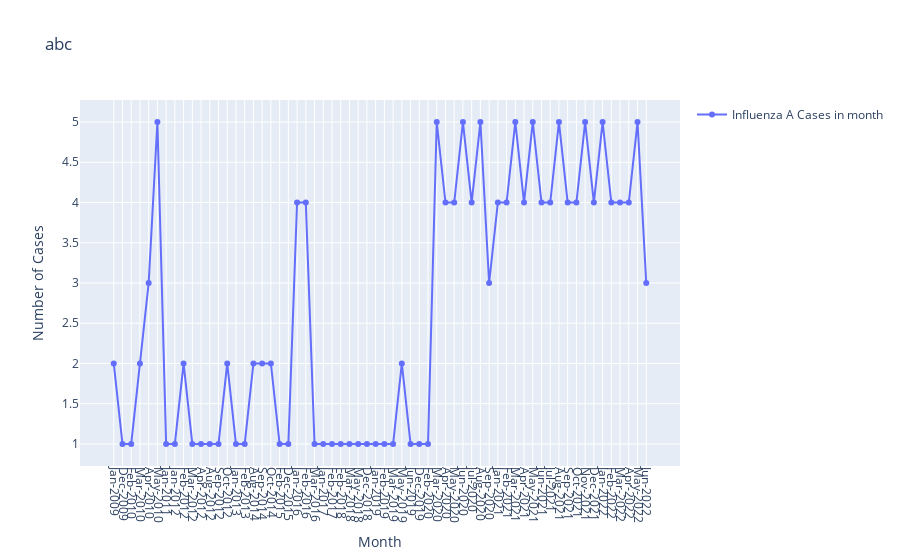

Notebook cell for this chart:
### Code cell
row_counts = df.groupby('Mon_Year').size().reset_index(name='count')
row_counts['Mon_Year'] = pd.to_datetime(row_counts['Mon_Year'])
row_counts = row_counts.sort_values(by='Mon_Year')
row_counts['Mon_Year'] = row_counts['Mon_Year'].dt.strftime('%b-%Y')
import plotly.graph_objects as go
fig = go.Figure()
fig.add_trace(go.Scatter(x=row_counts['Mon_Year'], y=row_counts['count'], mode='lines+markers', name=f'Influenza A Cases in month'))
fig.update_layout(
    title='abc',
    xaxis=dict(
        title='Month',
        tickvals=row_counts['Mon_Year'],  
        tickformat='%Y-%m',
        tickangle=90,
    ),
    yaxis=dict(title='Number of Cases'),
    showlegend=True,
)

# Show plot
fig.show()

### Figure 1 — Plotly figure (JSON) as saved in the notebook; plotly's stock layout.template omitted (floating-point values rounded to 4 significant figures)
{"data": [{"mode": "lines+markers", "name": "Influenza A Cases in month", "type": "scatter", "x": ["Jan-2009", "Dec-2009", "Feb-2010", "Mar-2010", "Apr-2010", "May-2010", "Jan-2011", "Jan-2012", "Feb-2012", "Mar-2012", "Apr-2012", "Aug-2012", "Sep-2012", "Oct-2012", "Jan-2013", "Feb-2013", "Aug-2014", "Sep-2014", "Oct-2014", "Feb-2015", "Dec-2015", "Jan-2016", "Feb-2016", "Mar-2016", "Jan-2017", "Feb-2017", "Feb-2018", "Mar-2018", "May-2018", "Dec-2018", "Jan-2019", "Feb-2019", "Mar-2019", "May-2019", "Jun-2019", "Dec-2019", "Feb-2020", "Mar-2020", "Apr-2020", "May-2020", "Jun-2020", "Jul-2020", "Aug-2020", "Sep-2020", "Jan-2021", "Feb-2021", "Mar-2021", "Apr-2021", "May-2021", "Jun-2021", "Jul-2021", "Aug-2021", "Sep-2021", "Oct-2021", "Nov-2021", "Dec-2021", "Jan-2022", "Feb-2022", "Mar-2022", "Apr-2022", "May-2022", "Jun-2022"], "y": [2, 1, 1, 2, 3, 5, 1, 1, 2, 1, 1, 1, 1, 2, 1, 1, 2, 2, 2, 1, 1, 4, 4, 1, 1, 1, 1, 1, 1, 1, 1, 1, 1, 2, 1, 1, 1, 5, 4, 4, 5, 4, 5, 3, 4, 4, 5, 4, 5, 4, 4, 5, 4, 4, 5, 4, 5, 4, 4, 4, 5, 3]}], "layout": {"showlegend": true, "title": {"text": "abc"}, "xaxis": {"tickangle": 90, "tickformat": "%Y-%m", "tickvals": ["Jan-2009", "Dec-2009", "Feb-2010", "Mar-2010", "Apr-2010", "May-2010", "Jan-2011", "Jan-2012", "Feb-2012", "Mar-2012", "Apr-2012", "Aug-2012", "Sep-2012", "Oct-2012", "Jan-2013", "Feb-2013", "Aug-2014", "Sep-2014", "Oct-2014", "Feb-2015", "Dec-2015", "Jan-2016", "Feb-2016", "Mar-2016", "Jan-2017", "Feb-2017", "Feb-2018", "Mar-2018", "May-2018", "Dec-2018", "Jan-2019", "Feb-2019", "Mar-2019", "May-2019", "Jun-2019", "Dec-2019", "Feb-2020", "Mar-2020", "Apr-2020", "May-2020", "Jun-2020", "Jul-2020", "Aug-2020", "Sep-2020", "Jan-2021", "Feb-2021", "Mar-2021", "Apr-2021", "May-2021", "Jun-2021", "Jul-2021", "Aug-2021", "Sep-2021", "Oct-2021", "Nov-2021", "Dec-2021", "Jan-2022", "Feb-2022", "Mar-2022", "Apr-2022", "May-2022", "Jun-2022"], "title": {"text": "Month"}}, "yaxis": {"title": {"text": "Number of Cases"}}}}
